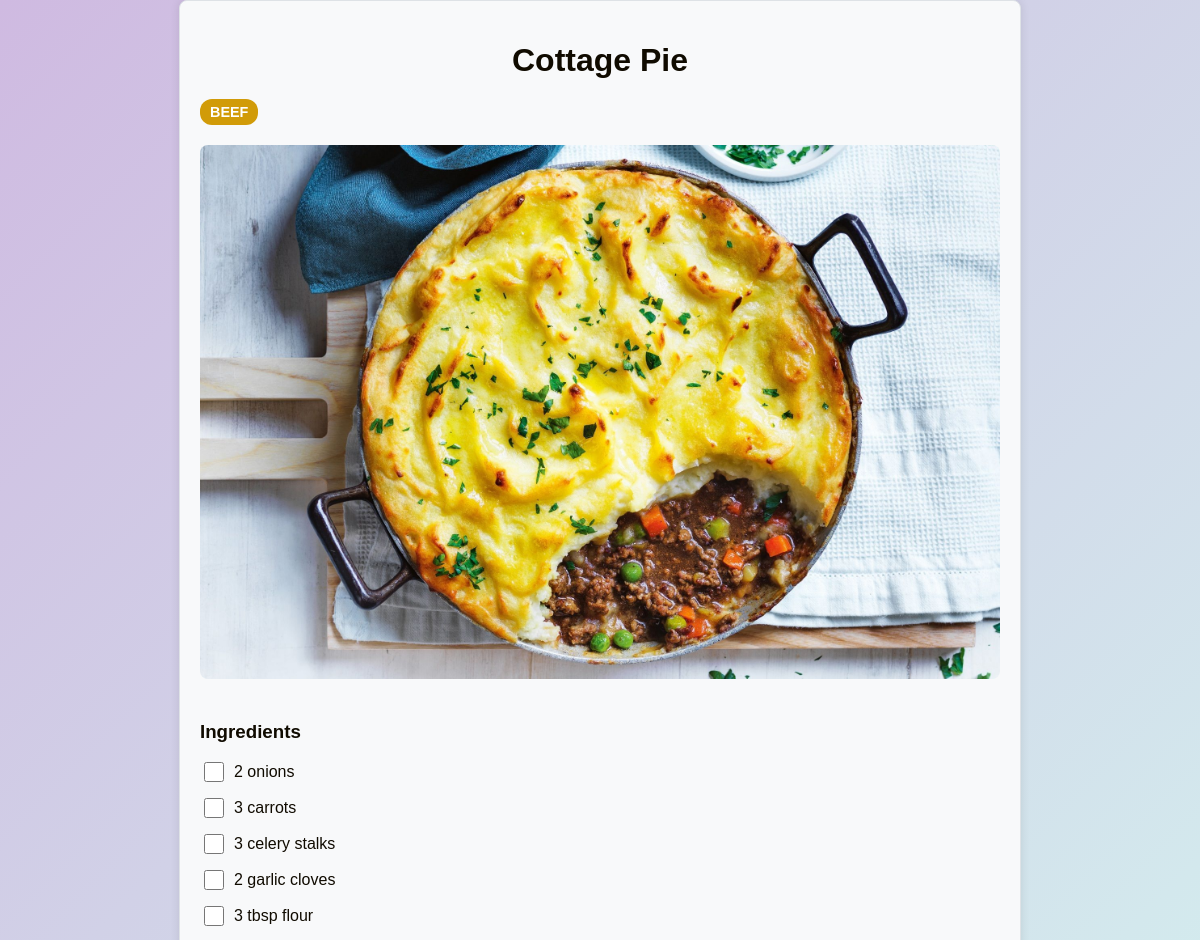
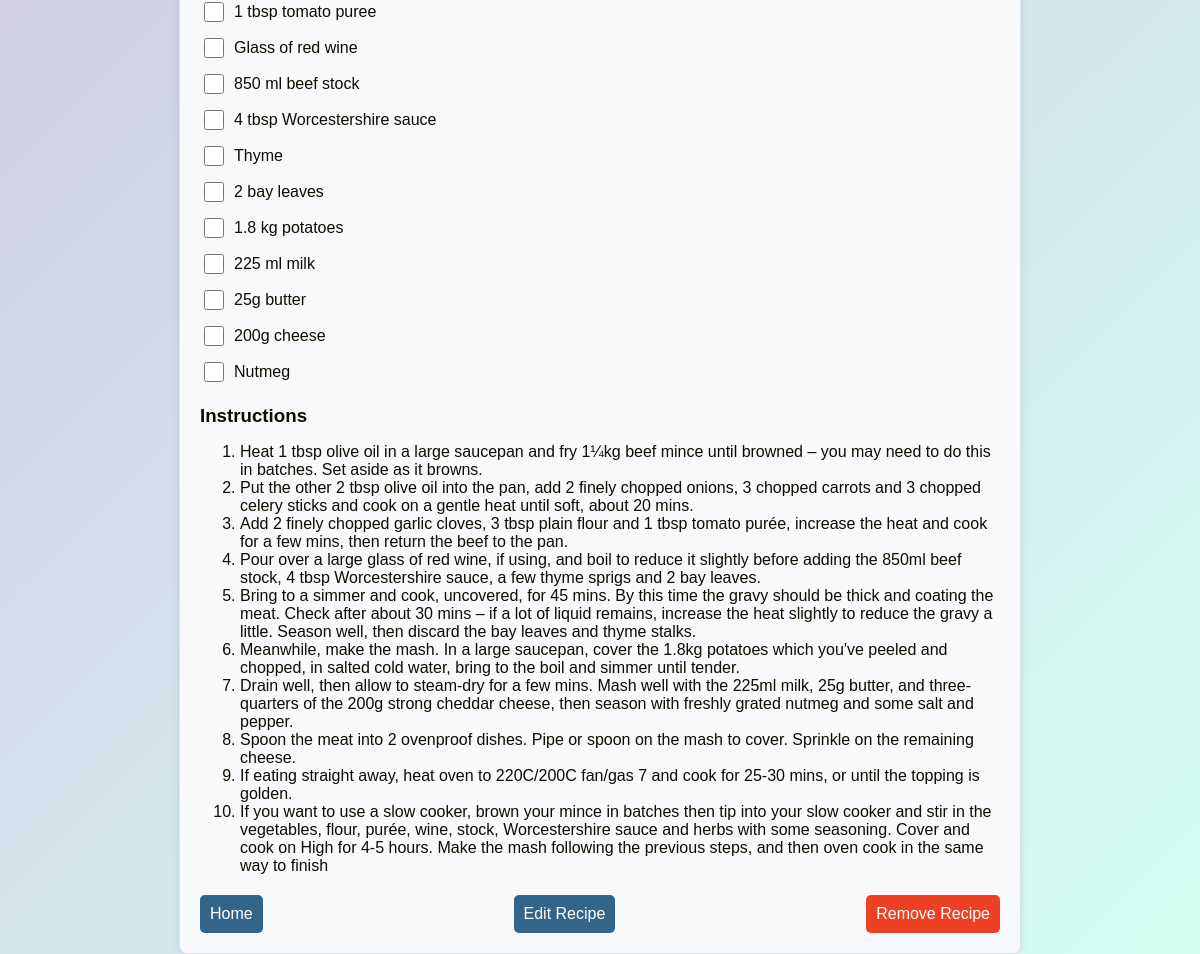
/recipe/1, run on the app's committed database (2 pictures, top to bottom).
### tables this page shows
CREATE TABLE recipes(
        id INTEGER PRIMARY KEY AUTOINCREMENT,
        title TEXT NOT NULL,
        ingredients TEXT NOT NULL,
        instructions TEXT NOT NULL,
        image_path TEXT,
        tags TEXT
    );

### main.py (the view)
@app.route("/recipe/<int:recipe_id>")
def recipe_page(recipe_id):
    connection = get_db_connection()
    recipe = connection.execute("SELECT * FROM recipes WHERE id = ?", (recipe_id,)).fetchone()
    connection.close()
    if recipe is None:
        return "Recipe not found!", 404
    ingredients = recipe['ingredients'].split('\n')
    instructions = recipe['instructions'].split('\n')
    return render_template("recipe.html", recipe=recipe, ingredients=ingredients, instructions=instructions)

### main.py (called while the page is built)
def get_db_connection():
    connection = sqlite3.connect('recipes.db')
    connection.row_factory = sqlite3.Row
    return connection

### templates/recipe.html (shortened to what this page needs)
<!DOCTYPE html>
<html lang="en">
<head>
    <link rel="stylesheet" type="text/css" href="{{ url_for('static', filename='pages.css') }}">
    <link rel="stylesheet" type="text/css" href="{{ url_for('static', filename='tags.css') }}">
</head>
<body>
    <div class="recipe-container">
        <h1 class="recipe-title">{{ recipe.title }}</h1>
        <div class="tags-container">
            {% for tag in recipe.tags.split(', ') %}
                <span class="tag tag-{{ tag | lower }}">{{ tag }}</span>
            {% endfor %}
        </div>
        {% if recipe.image_path %}
            <img src="{{ url_for('static', filename=recipe.image_path.split('static/')[1]) }}" alt="{{ recipe.title }} image" class="recipe-image">
        {% else %}
            <img src="{{ url_for('static', filename='default.jpg') }}" alt="Default image" class="recipe-image">
        {% endif %}
        <div class="recipe-section">
            <h3>Ingredients</h3>
            <ul>
                {% for ingredient in ingredients %}
                    <li>
                        <input type="checkbox" id="ingredient-{{ loop.index }}" name="ingredient-{{ loop.index }}">
                        <label for="ingredient-{{ loop.index }}">{{ ingredient }}</label>
                    </li>
                {% endfor %}
            </ul>
        </div>
        <div class="recipe-section">
            <h3>Instructions</h3>
            <ol>
                {% for instruction in instructions %}
                    <li>{{ instruction }}</li>
                {% endfor %}
            </ol>
        </div>
        <div class="recipe-actions">
            <a href="{{ url_for('homepage') }}" class="button">Home</a>
            <a href="{{ url_for('edit_recipe', recipe_id=recipe.id) }}" class="button">Edit Recipe</a>
            <form action="{{ url_for('delete_recipe', recipe_id=recipe.id) }}" method="post" style="display:flex;">
                <button type="submit" class="button-delete">Remove Recipe</button>
            </form>
        </div>
    </div>
</body>
</html>

### static/pages.css (style rules this page uses)
body { background: linear-gradient(135deg, #CFBAE1, #D5FFF3); font-family: Arial, sans-serif; margin: 0; padding: 0; display: flex; flex-direction: column; min-height: 100vh; color: #100B00; }
.button { display: flex; padding: 10px 10px; background-color: #33658A; color: #fff; border: none; border-radius: 5px; cursor: pointer; text-decoration: none; justify-content: center; }
.button-delete { display: flex; padding: 10px 10px; background-color: #ee4022; color: #fff; border: none; border-radius: 5px; cursor: pointer; text-decoration: none; justify-content: center; font-size: inherit; }
.recipe-container { width: 90%; max-width: 800px; margin: 0 auto; padding: 20px; background-color: #f8f9fa; border: 1px solid #dee2e6; border-radius: 8px; box-shadow: 0 0 10px rgba(0, 0, 0, 0.1); }
.recipe-title { text-align: center; margin-bottom: 20px; }
.recipe-image { width: 100%; height: auto; border-radius: 8px; margin-bottom: 20px; }
.recipe-section ul { list-style-type: none; padding-left: 0; }
.recipe-section ul li { display: flex; align-items: center; margin-bottom: 10px; }
.recipe-section ul li input[type="checkbox"] { margin-right: 10px; width: 20px; height: 20px; cursor: pointer; }
.recipe-section ul li label { font-size: 16px; color: #100B00; cursor: pointer; }
.recipe-section { margin-bottom: 20px; }
.recipe-section h3 { margin-bottom: 10px; }
.recipe-actions { display: flex; justify-content: space-between; }

### static/tags.css (style rules this page uses)
.tags-container { display: flex; flex-wrap: wrap; gap: 10px; margin-bottom: 20px; }
.tag { display: inline-block; padding: 5px 10px; background-color: #007bff; color: #fff; border-radius: 12px; font-size: 0.9em; font-weight: bold; text-transform: uppercase; }
.tag-beef { background-color: #d19b08; }

### data on the page
recipes: title "Cottage Pie", tags "BEEF", image_path (picture)

### other printed values
{{ ingredient }} "2 onions" "3 carrots" "3 celery stalks" "2 garlic cloves" "3 tbsp flour" "1 tbsp tomato puree" "Glass of red wine" "850 ml beef stock" "4 tbsp Worcestershire sauce" "Thyme" "2 bay leaves" "1.8 kg potatoes" "225 ml milk" "25g butter" "200g cheese" "Nutmeg"
{{ instruction }} "Heat 1 tbsp olive oil in a large saucepan and fry 1¼kg beef mince until browned – you may need to do this in batches. Set aside as it browns." "Put the other 2 tbsp olive oil into the pan, add 2 finely chopped onions, 3 chopped carrots and 3 chopped celery sticks and cook on a gentle heat until soft, about 20 mins." "Add 2 finely chopped garlic cloves, 3 tbsp plain flour and 1 tbsp tomato purée, increase the heat and cook for a few mins, then return the beef to the pan." "Pour over a large glass of red wine, if using, and boil to reduce it slightly before adding the 850ml beef stock, 4 tbsp Worcestershire sauce, a few thyme sprigs and 2 bay leaves." "Meanwhile, make the mash. In a large saucepan, cover the 1.8kg potatoes which you've peeled and chopped, in salted cold water, bring to the boil and simmer until tender." "Spoon the meat into 2 ovenproof dishes. Pipe or spoon on the mash to cover. Sprinkle on the remaining cheese." "If eating straight away, heat oven to 220C/200C fan/gas 7 and cook for 25-30 mins, or until the topping is golden."
